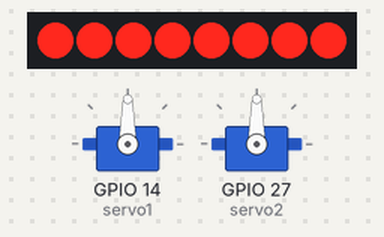
This sketch was run on a simulated ESP32. On the bench: 8 shift-register outputs drawn as a row of LEDs (first output left, lit = HIGH), 2 × servo. Wiring (inferred from the names in the program): shift register (74HC595): data GPIO 4; shift clock GPIO 16; latch GPIO 17. Wiring (inferred from the signals the program sends): row of LEDs: on Q0, Q1, Q2, Q3, Q4, Q5, Q6, Q7.

Above: at 0.1 s.
At 3.4 s:
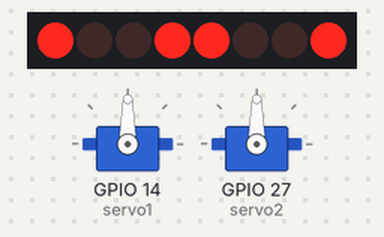
At 7.55 s:
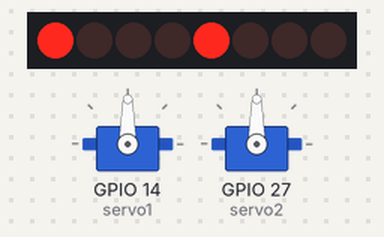
At 8.75 s:
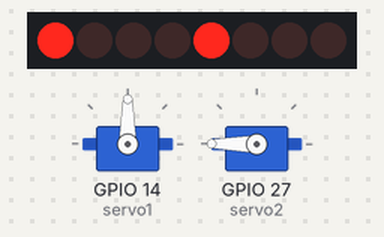
At 11.75 s:
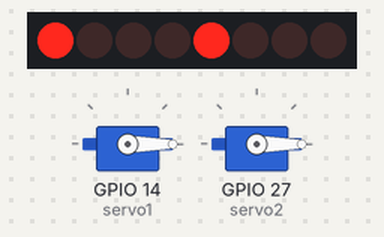
Timing chart, 0 to 15.3 s (numbered marks = the images above):
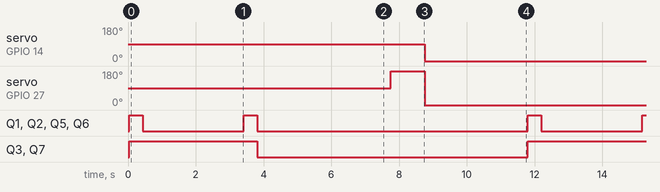

Measured:
- by itself, servo on GPIO 14 (servo1): alternates 90° for 2.0 s and 0° for 9.8 s
- by itself, servo on GPIO 27 (servo2): alternates 180° for 1.0 s and 0° for 10.8 s
- by itself, Q1, Q2, Q5, Q6: repeats every 11.8 s: LOW 3.0 s, HIGH 0.40 s, LOW 8.0 s, HIGH 0.40 s
- by itself, Q3, Q7: alternates HIGH for 3.8 s and LOW for 8.0 s

The sketch:

stepper_driver_test.ino
```cpp
#include <Servo.h>

Servo servo1;
Servo servo2;

// Pin definitions
#define DATA_PIN 4  // DS
#define CLOCK_PIN 16  // SH_CP
#define LATCH_PIN 17  // ST_CP

void setup() {
  // Initialize pins
  pinMode(DATA_PIN, OUTPUT);
  pinMode(CLOCK_PIN, OUTPUT);
  pinMode(LATCH_PIN, OUTPUT);

  //Initialize servos
  servo1.attach(14);
  servo2.attach(27);
}

void writeStep(byte stepByte) {
  shiftOut(DATA_PIN, CLOCK_PIN, MSBFIRST, stepByte);
  digitalWrite(LATCH_PIN, HIGH);
  digitalWrite(LATCH_PIN, LOW);
  delayMicroseconds(840); //780 min
}

void forward(int rev) {
  for (int i = 0; i < rev; i++) {
    writeStep(0b00010001);
    writeStep(0b00110011);
    writeStep(0b00100010);
    writeStep(0b01100110);
    writeStep(0b01000100);
    writeStep(0b11001100);
    writeStep(0b10001000);
    writeStep(0b10011001);
  }

}

void backward(int rev) {
  for (int i = 0; i < rev; i++) {
    writeStep(0b10011001);
    writeStep(0b10001000);
    writeStep(0b11001100);
    writeStep(0b01000100);
    writeStep(0b01100110);
    writeStep(0b00100010);
    writeStep(0b00110011);
    writeStep(0b00010001);
  }
}

void rotateAntiClockwise(int rev) {
  for (int i = 0; i < rev; i++) {
    writeStep(0b00011001);
    writeStep(0b00111000);
    writeStep(0b00101100);
    writeStep(0b01100100);
    writeStep(0b01000110);
    writeStep(0b11000010);
    writeStep(0b10000011);
    writeStep(0b10010001);
  }
}

void rotateClockwise(int rev) {
  for (int i = 0; i < rev; i++) {
    writeStep(0b10010001);
    writeStep(0b10000011);
    writeStep(0b11000010);
    writeStep(0b01000110);
    writeStep(0b01100100);
    writeStep(0b00101100);
    writeStep(0b00111000);
    writeStep(0b00011001);
  }
}

void loop() {
  //Stepper test
  forward(50);
  delay(3000);
  backward(50);
  delay(3000);
  //Servo test
  servo1.write(90);
  delay(1000);
  servo2.write(180);
  delay(1000);
  servo1.write(0);
  servo2.write(0);
  delay(3000);
  //rotateClockwise(100);
  //delay(3000);
  //rotateAntiClockwise(100);
  //delay(3000);
}
```
